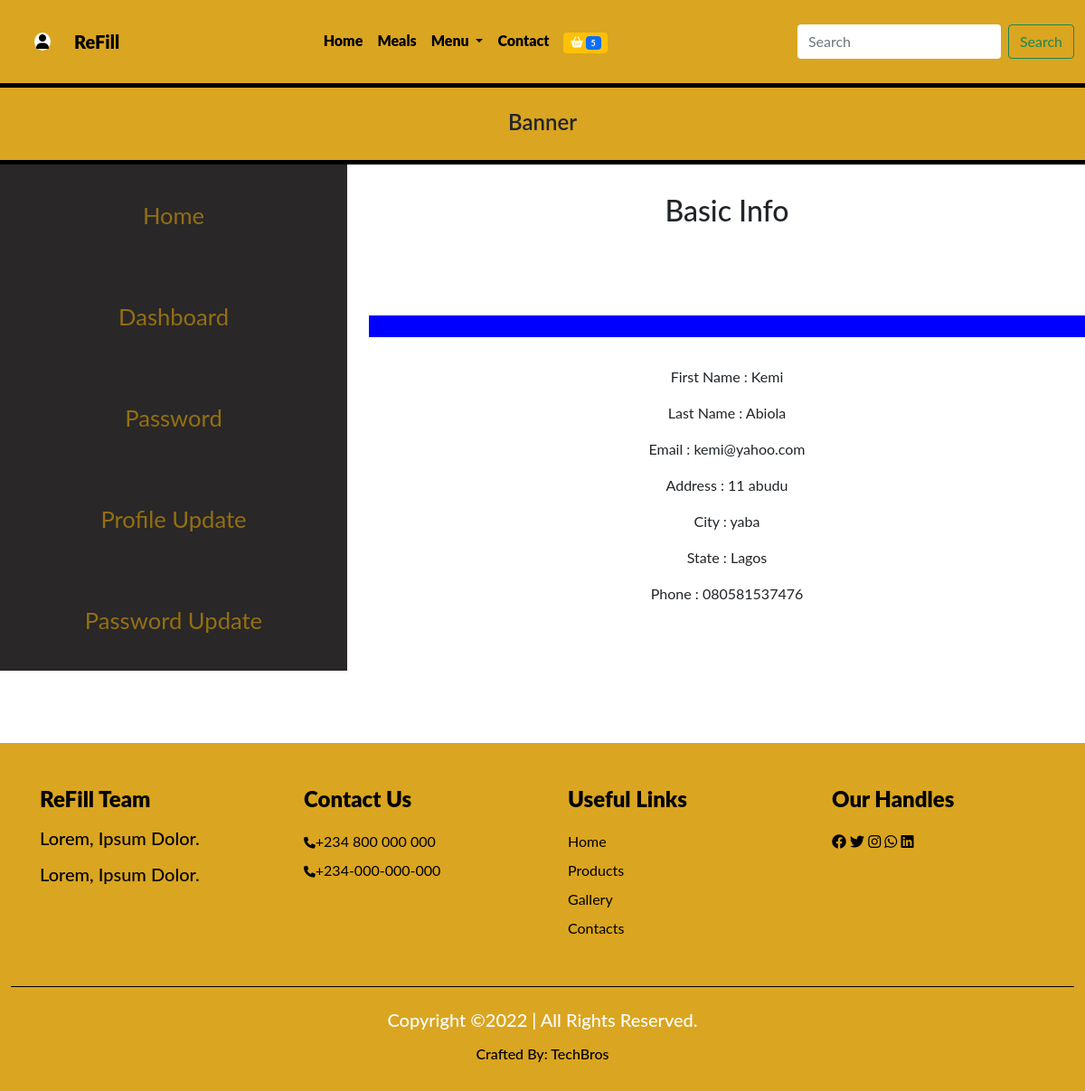
The app's page /profile (signed in) with its own data.
### dashboard/models.py (models this page shows, shortened)
class Profile(models.Model):
    user = models.OneToOneField(User, on_delete=models.CASCADE)
    first_name = models.CharField(max_length=50)
    last_name = models.CharField(max_length=50)
    email = models.EmailField(max_length=250)
    phone = models.CharField(max_length=50)
    address = models.CharField(max_length=250)
    city = models.CharField(max_length=250)
    state = models.CharField(max_length=250)
    profile_pix = models.ImageField(upload_to = 'dashboard', default='dashboard/avatar.jpg')

### techbro/views.py (the view)
# urls.py: path('profile', profile, name='profile'),
def profile(request):
    profile_data = Profile.objects.get(user__username = request.user.username)
    context ={
        'profile_data': profile_data
    }
    return render(request, 'dash.html', context)

### techbro/context_processor.py (called while the page is built)
def cartcount(request,):
    count = Shopcart.objects.filter(user__username = request.user.username, paid = False)
    user1 = user__username = 1
    itemcount = 0
    for item in count:
        itemcount += item.c_item
    context = {
        'itemcount' : itemcount
    }
    return context

### techbro/templates/dash.html (shortened to what this page needs)
{% extends 'base.html' %}
  {%block header%}{% include 'header.html' %}{%endblock header %}
     {%block showcase %} {% include 'dash_banner.html' %}{% endblock showcase%}
     {% block content  %}
            <section class="bigger">
                <div class="row text-center">
                  {% include 'dash_sidebar.html' %}
                    <div class="col-5 col-sm-6 col-md-3 col-lg-2 col-xl-8 base">
                        <div class="basic">
                            <div class="basicheader">
                                <h2>Basic Info</h2>
                            </div>
                            <div class="profileicon cas">
                            </div>
                            <div class="info">
                                <p>First Name : {{profile_data.first_name}}</p>
                                <p>Last Name  : {{profile_data.last_name}}</p>
                                <p>Email : {{profile_data.email}}</p>
                                <p>Address : {{profile_data.address}}</p>
                                <p>City : {{profile_data.city}}</p>
                                <p>State : {{profile_data.state}}</p>
                                <p>Phone : {{profile_data.phone}}</p>
                            </div>
                        </div>
                    </div>
                  </div>
            </section>
    {% endblock content %}
{%block footer%}{% include 'footer.html' %}{%endblock footer %}

### techbro/static/css/dash.css (style rules this page uses)
* { box-sizing: border-box; margin: 0; padding: 0; }
.basicheader h2 { font-size: 2rem; margin-top: 2rem; }
.profileicon { background-color: blue; font-size: 1rem; margin-top: 6rem; }
.basic .info { font-size: 1rem; margin-top: 2rem; }

### techbro/static/css/nedu.css (style rules this page uses)
* { padding: 0; margin: 0; box-sizing: border-box; }
:root { --body: white; --navbody: pink; --navbar: #0f0f0ffb; --text: #f8aa02; --navback: #003566; --moon: black; }
body { font-family: 'Lato', sans-serif; background: var(--body); }

### techbro/static/css/style.css (style rules this page uses)
* { margin: 0; padding: 0; box-sizing: border-box; }

### techbro/static/css/index.css (style rules this page uses)
* { margin: 0; padding: 0; box-sizing: border-box; }

### records on screen
Profile: first_name "Kemi", last_name "Abiola", email "kemi@yahoo.com", address "11 abudu", city "yaba", state "Lagos", phone "080581537476"

### other values on screen
{{ itemcount }} "5"
